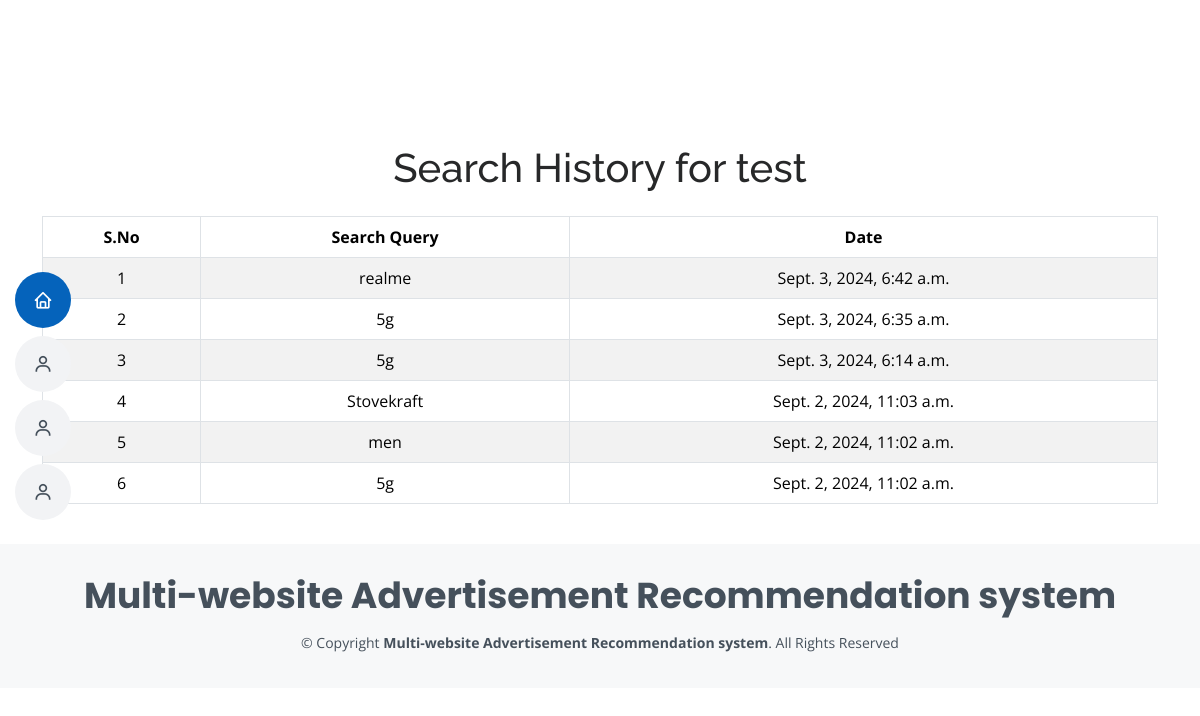
The app's page /user/1/seo-history/ with its own data.
### user/models.py (models this page shows, shortened)
class Usermodel(models.Model):
    name = models.CharField(max_length=100)
    email = models.EmailField(max_length=100)
    password = models.CharField(max_length=100)
    phoneno = models.IntegerField()
    status = models.CharField(max_length=100)
    class Meta:
        db_table = "usermodel"

class UserSearchHistory(models.Model):
    user = models.ForeignKey(Usermodel, on_delete=models.CASCADE)
    query = models.CharField(max_length=255)
    cdate = models.DateTimeField(auto_now_add=True)
    class Meta:
        db_table = "user_search_history"
        ordering = ['-cdate']

### multiwebsite/views.py (the view)
# urls.py: path('user/<int:user_id>/seo-history/', adms.view_seo_history, name='view_seo_history'),
def view_seo_history(request, user_id):
    user = get_object_or_404(Usermodel, id=user_id)
    search_history = UserSearchHistory.objects.filter(user=user).order_by('-cdate')
    return render(request, 'admin/seo_history.html', {
        'user': user,
        'search_history': search_history
    })

### assets/templates/admin/seo_history.html
{% extends 'admin/adminbase.html' %}
{% load static %}
{% block contents %}
<br><br><br><br><br>
<section class="container py-4">
    <h1 class="text-center mb-4">Search History for {{ user.name }}</h1>
    <div class="table-responsive">
        <table class="table table-striped table-hover table-bordered">
            <thead class="thead-dark">
                <tr class="bg-info text-white text-center">
                    <th scope="col">S.No</th>
                    <th scope="col">Search Query</th>
                    <th scope="col">Date</th>
                </tr>
            </thead>
            <tbody>
                {% if search_history %}
                    {% for search in search_history %}
                    <tr class="text-center" style="background-color:#FFFCBB">
                        <td>{{ forloop.counter }}</td>
                        <td>{{ search.query }}</td>
                        <td>{{ search.cdate }}</td>
                    </tr>
                    {% endfor %}
                {% else %}
                    <tr class="text-center">
                        <td colspan="3">No Search History Found</td>
                    </tr>
                {% endif %}
            </tbody>
        </table>
    </div>
</section>
{% endblock %}

### assets/static/css/style.css (style rules this page uses)
body { font-family: "Open Sans", sans-serif; color: #272829; }
h1, h2, h3, h4, h5, h6 { font-family: "Raleway", sans-serif; }
section { padding: 60px 0; overflow: hidden; }

### records on screen
Usermodel: name "test"
UserSearchHistory: query "realme", cdate "Sept. 3, 2024, 6:42 a.m."
UserSearchHistory: query "5g", cdate "Sept. 3, 2024, 6:35 a.m."
UserSearchHistory: query "5g", cdate "Sept. 3, 2024, 6:14 a.m."
UserSearchHistory: query "Stovekraft", cdate "Sept. 2, 2024, 11:03 a.m."
UserSearchHistory: query "men", cdate "Sept. 2, 2024, 11:02 a.m."
UserSearchHistory: query "5g", cdate "Sept. 2, 2024, 11:02 a.m."
